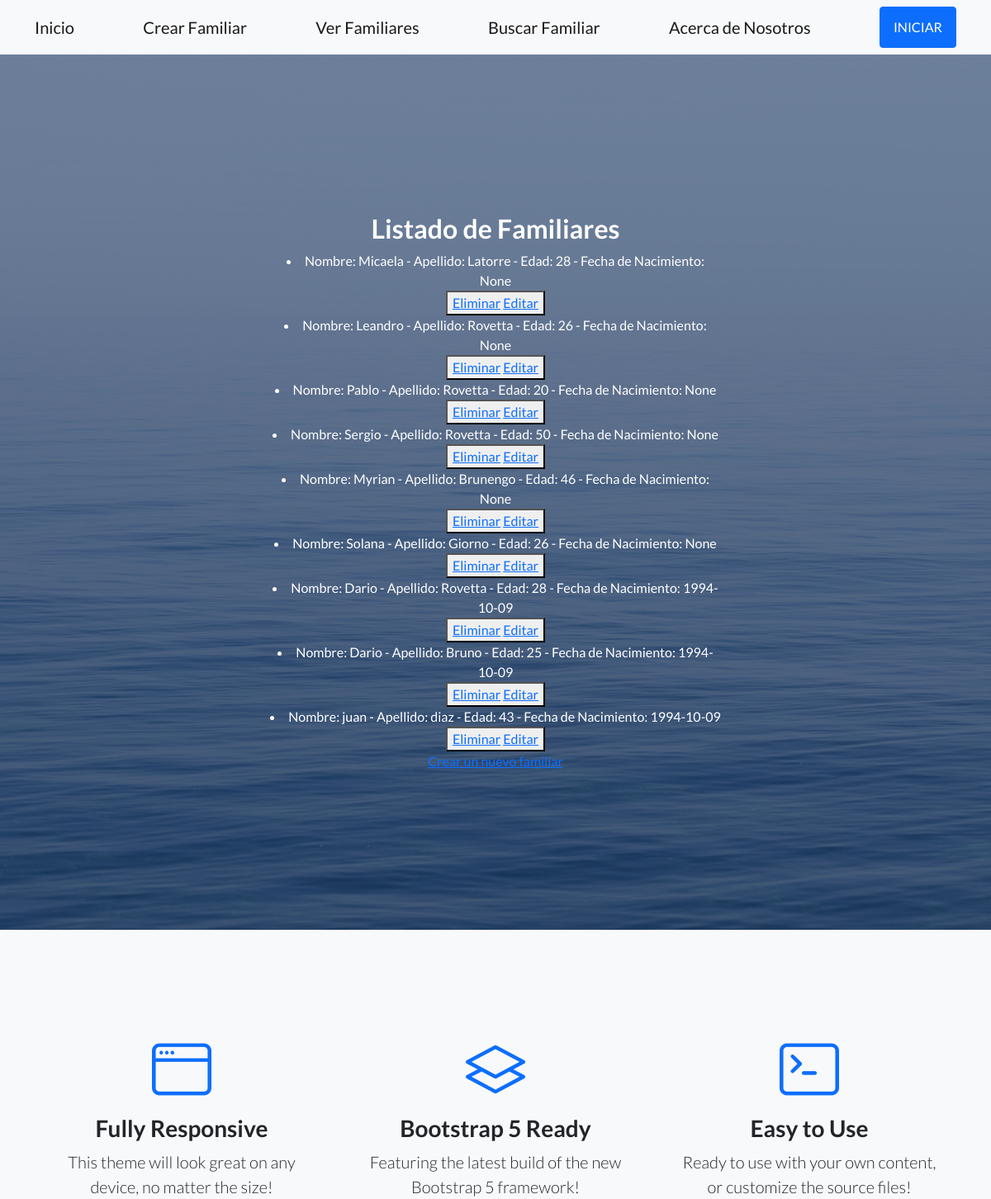
The page /leerFamiliares (upper part) on the database as committed earlier.
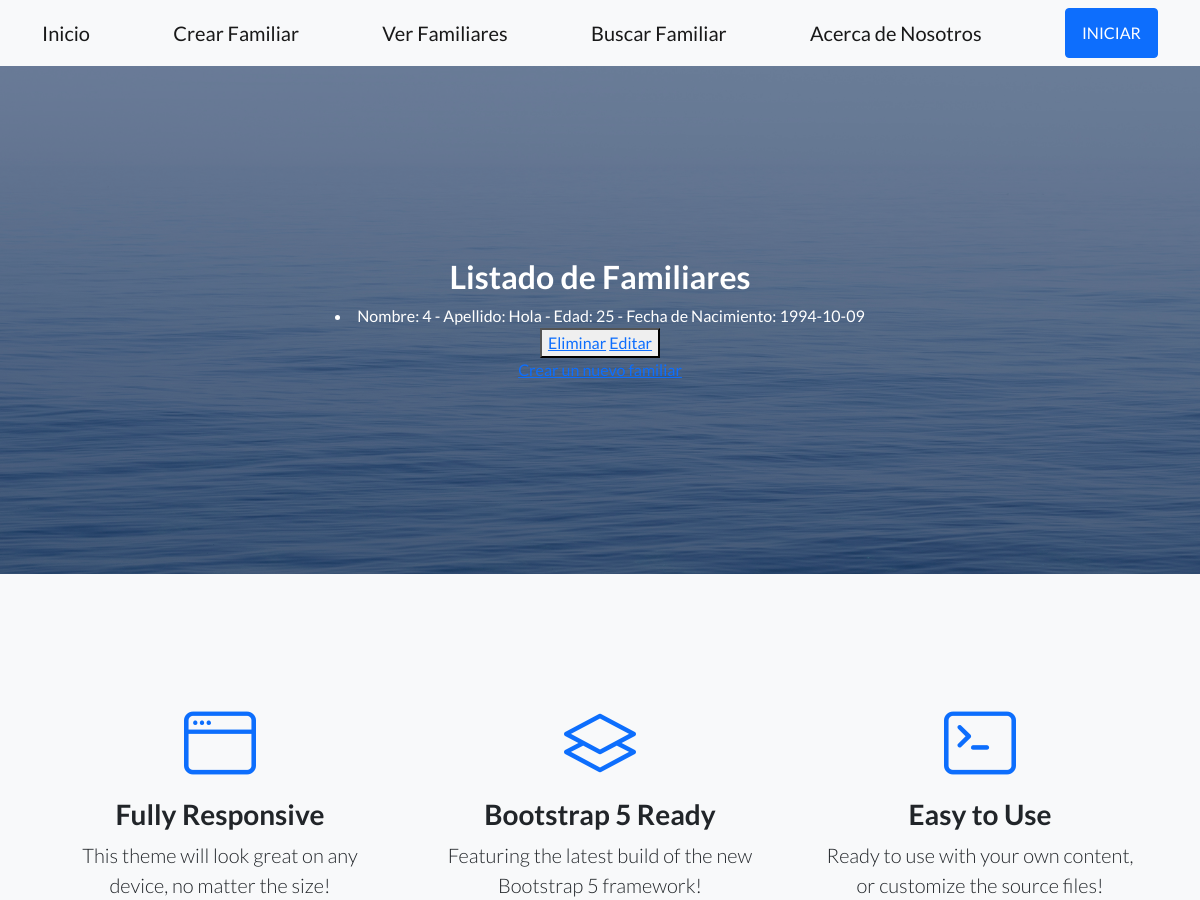
The same page on the database as committed later.
### appMVT/models.py (models this page shows)
class Familiar(models.Model):
    def __str__(self):
      return f"Nombre: {self.nombre} - Apellido: {self.apellido} - Edad: {self.edad} - Fecha de Nacimiento: {self.fechaNacimiento}"
    nombre = models.CharField(max_length=30)
    apellido = models.CharField(max_length=30)
    edad = models.IntegerField()
    fechaNacimiento = models.DateField(null=True)

### appMVT/views.py (the view)
# urls.py: path('leerFamiliares', views.leerFamiliares, name="LeerFamiliares"),
def leerFamiliares(request):
      familiares = Familiar.objects.all()  # Trae todos los profesores
      contexto = {"familiares":familiares}
      return render(request, "appMVT/leerFamiliares.html", contexto)

### appMVT/templates/appMVT/leerFamiliares.html
{% extends 'appMVT/padre.html' %}
{% load static %}
{% block contenidoQueCambia %}
<h2>Listado de Familiares</h2>
    {% for p in familiares %}
        <li>{{p}}</li>
        <button>
            <a href="{% url 'EliminarFamiliar' p.id %}">Eliminar</a>
            <a href="{% url 'EditarFamiliar' p.id %}">Editar</a>
        </button>
    {% endfor %}
    <div>
    <a href="http://127.0.0.1:8000/crearFamiliares">Crear un nuevo familiar</a>
    </div>
{% endblock  %}

### appMVT/templates/appMVT/padre.html (shortened to what this page needs)
<!DOCTYPE html>
<html lang="en">
    <head>
        {% load static %}
        <link href="https://cdn.jsdelivr.net/npm/bootstrap-icons@1.5.0/font/bootstrap-icons.css" rel="stylesheet" type="text/css" />
        <link href={% static 'appMVT/css/styles.css' %} rel="stylesheet" />
    </head>
    <body>
        <nav class="navbar navbar-light bg-light static-top">
            <div class="container">
                <a class="navbar-brand" href="{% url "Inicio" %}">Inicio</a>
                <a class="navbar-brand" href="{% url "crearFamiliares" %}">Crear Familiar</a>
                <a class="navbar-brand" href="{% url "LeerFamiliares" %}">Ver Familiares</a>
                <a class="navbar-brand" href="{% url "BusquedaApellido" %}">Buscar Familiar</a>
                <a class="navbar-brand" href="{% url "About" %}">Acerca de Nosotros</a>
                {% if not request.user.is_authenticated %}
                <a class="btn btn-primary" href="{% url "Login" %}">INICIAR</a>
                {% endif %}
            </div>
        </nav>
        <header class="masthead">
            <div class="container position-relative">
                <div class="row justify-content-center">
                    <div class="col-xl-6">
                        <div class="text-center text-white">
                            {% block contenidoQueCambia %}
                            {% endblock  %}
                        </div>
                    </div>
                </div>
            </div>
        </header>
        <section class="features-icons bg-light text-center">
            <div class="container">
                <div class="row">
                    <div class="col-lg-4">
                        <div class="features-icons-item mx-auto mb-5 mb-lg-0 mb-lg-3">
                            <div class="features-icons-icon d-flex"><i class="bi-window m-auto text-primary"></i></div>
                            <h3>Fully Responsive</h3>
                            <p class="lead mb-0">This theme will look great on any device, no matter the size!</p>
                        </div>
                    </div>
                    <div class="col-lg-4">
                        <div class="features-icons-item mx-auto mb-5 mb-lg-0 mb-lg-3">
                            <div class="features-icons-icon d-flex"><i class="bi-layers m-auto text-primary"></i></div>
                            <h3>Bootstrap 5 Ready</h3>
                            <p class="lead mb-0">Featuring the latest build of the new Bootstrap 5 framework!</p>
                        </div>
                    </div>
                    <div class="col-lg-4">
                        <div class="features-icons-item mx-auto mb-0 mb-lg-3">
                            <div class="features-icons-icon d-flex"><i class="bi-terminal m-auto text-primary"></i></div>
                            <h3>Easy to Use</h3>
                            <p class="lead mb-0">Ready to use with your own content, or customize the source files!</p>
                        </div>
                    </div>
                </div>
            </div>
        </section>
    </body>
</html>

Rows that differ between the two databases and show on the page:
removed Familiar: nombre+apellido+edad "Nombre: Micaela - Apellido: Latorre - Edad: 28 - Fecha de Nacimiento: None"
removed Familiar: nombre+apellido+edad "Nombre: Leandro - Apellido: Rovetta - Edad: 26 - Fecha de Nacimiento: None"
removed Familiar: nombre+apellido+edad "Nombre: Pablo - Apellido: Rovetta - Edad: 20 - Fecha de Nacimiento: None"
removed Familiar: nombre+apellido+edad "Nombre: Sergio - Apellido: Rovetta - Edad: 50 - Fecha de Nacimiento: None"
removed Familiar: nombre+apellido+edad "Nombre: Myrian - Apellido: Brunengo - Edad: 46 - Fecha de Nacimiento: None"
removed Familiar: nombre+apellido+edad "Nombre: Solana - Apellido: Giorno - Edad: 26 - Fecha de Nacimiento: None"
removed Familiar: nombre+apellido+edad "Nombre: Dario - Apellido: Rovetta - Edad: 28 - Fecha de Nacimiento: 1994-10-09"
removed Familiar: nombre+apellido+edad "Nombre: Dario - Apellido: Bruno - Edad: 25 - Fecha de Nacimiento: 1994-10-09"
removed Familiar: nombre+apellido+edad "Nombre: juan - Apellido: diaz - Edad: 43 - Fecha de Nacimiento: 1994-10-09"
added Familiar: nombre+apellido+edad "Nombre: 4 - Apellido: Hola - Edad: 25 - Fecha de Nacimiento: 1994-10-09"
